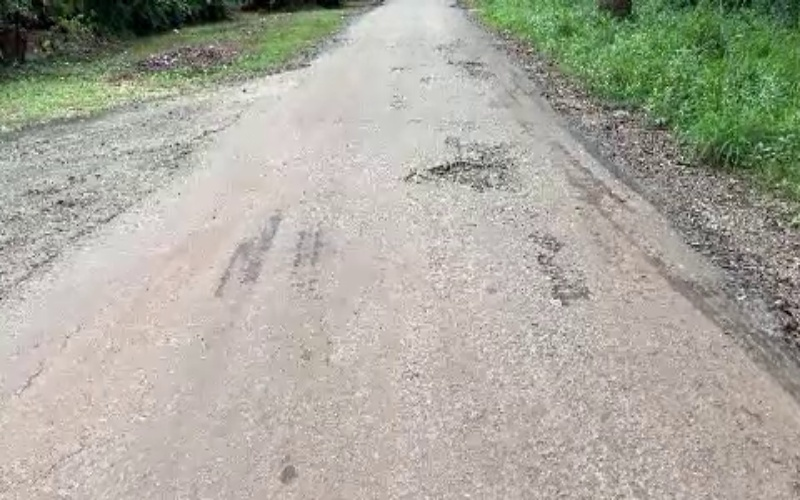
#> input picture Segmentation/original/original_1.jpg, 800 x 500 px, given in place of vdo1.mp4, which was not available
$ jupyter execute --allow-errors 'Illumination & Contrast Enhancement.ipynb'
#> lines starting #> are read from the running program, lines starting #| are printed output that depends on the picture; long printed decimals are rounded; pictures that were not available may be replaced by others from this repository, and a replacement may not be noted
#> further down, frame is the input picture: shape (500, 800, 3); mean B, G, R 157.9, 169.4, 170.5
[cell 1]
#Import Libraries
import cv2
import os
import numpy as np
import random
import matplotlib.pyplot as plt

[cell 2]
#Get Total Frames
video_path = "vdo1.mp4"
cap = cv2.VideoCapture(video_path)

total_frames = int(cap.get(cv2.CAP_PROP_FRAME_COUNT))
print("Total Frames:", total_frames)

cap.release()

#> (a cell that did not finish here is left out)

[cell 4]
#Extract Those 30 Frames
output_folder = "random_30_frames"

if not os.path.exists(output_folder):
    os.makedirs(output_folder)

cap = cv2.VideoCapture(video_path)

current_frame = 0
saved_count = 0

#> (the rest of this cell did not finish here and is left out)

[cell 5]
# [4 lines of commented-out code are left out]

[cell 6]
path = "random_30_frames/frame_0.jpg"

img = cv2.imread(path)
gray = cv2.cvtColor(img, cv2.COLOR_BGR2GRAY)
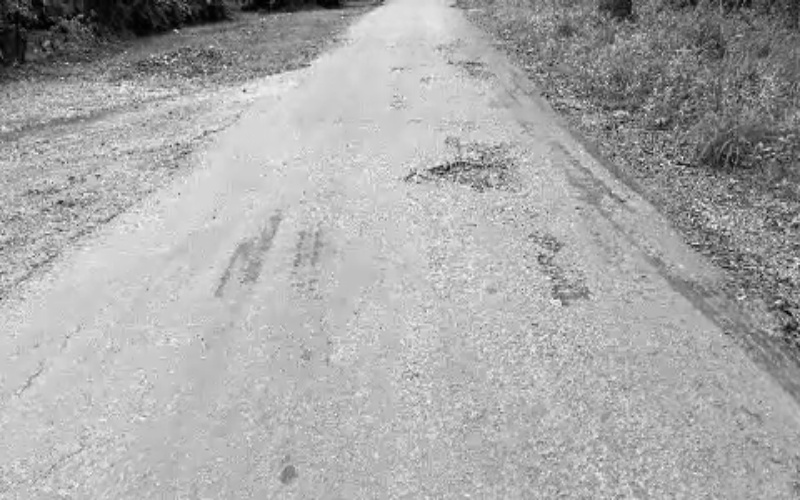
#> gray: shape (500, 800); min 0, max 250, mean 168.5

[cell 7]
#Method 1 – Contrast Stretching
min_val = np.min(gray)
#> min_val = 0
max_val = np.max(gray)
#> max_val = 250

stretched = ((gray - min_val) / (max_val - min_val)) * 255
stretched = stretched.astype(np.uint8)

[cell 8]
#Method 2 – CLAHE
clahe = cv2.createCLAHE(2.0, (8,8))
enhanced = clahe.apply(gray)
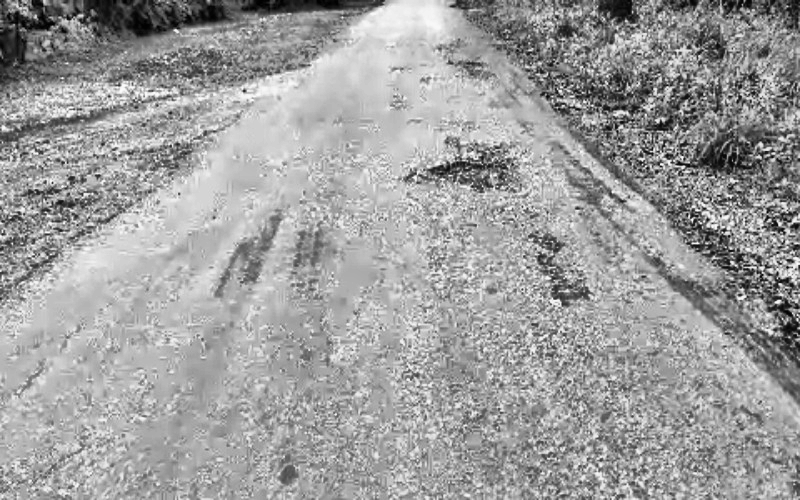
#> enhanced: shape (500, 800); min 0, max 253, mean 158

[cell 9]
plt.figure(figsize=(15,5))

plt.subplot(1,3,1)
plt.imshow(gray, cmap='gray')
plt.title("Original")
plt.axis("off")

plt.subplot(1,3,2)
plt.imshow(stretched, cmap='gray')
plt.title("Contrast Stretch")
plt.axis("off")

plt.subplot(1,3,3)
plt.imshow(enhanced, cmap='gray')
plt.title("CLAHE")
plt.axis("off")

plt.show()
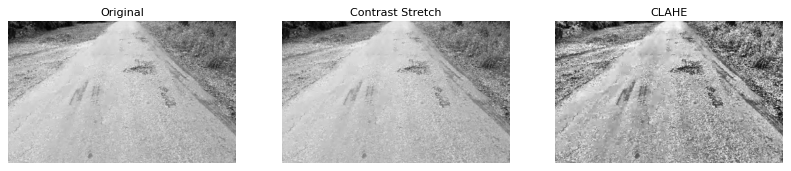
#> figure drawn by matplotlib, 3 panels

[cell 10]
plt.figure(figsize=(15,5))

plt.subplot(1,3,1)
plt.hist(gray.ravel(), 256, [0,256])
plt.title("Histogram - Original")

plt.subplot(1,3,2)
plt.hist(stretched.ravel(), 256, [0,256])
plt.title("Histogram - Contrast Stretch")

plt.subplot(1,3,3)
plt.hist(enhanced.ravel(), 256, [0,256])
plt.title("Histogram - CLAHE")

plt.show()
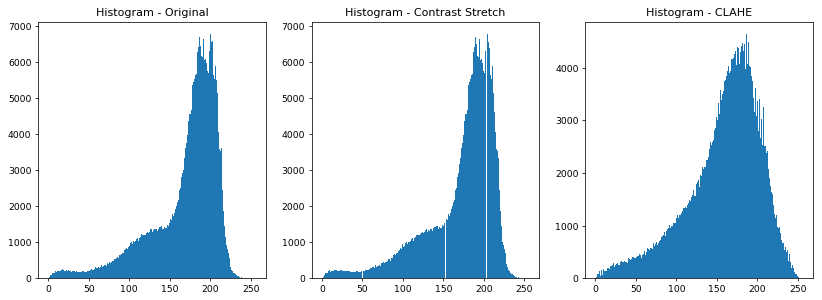
#> figure drawn by matplotlib, 3 panels; panel 1: tallest bar 6791 high, from x = 200 to 201; panel 2: tallest bar 6791 high, from x = 204 to 205; panel 3: tallest bar 4642 high, from x = 186 to 187

[cell 11]
def calculate_entropy(image):
    histogram, _ = np.histogram(image.flatten(), bins=256, range=(0,256))
#> histogram = 256 values, max 6791 at index 200, min 0 at index 249, mean 1562.5
    histogram = histogram / histogram.sum()
#> histogram = 256 values, max 0.017 at index 200, min 0 at index 249, mean 0.00391
    histogram = histogram[histogram > 0]
#> histogram = 250 values, max 0.017 at index 200, min 2.5e-06 at index 248, mean 0.004
    return -np.sum(histogram * np.log2(histogram))

entropy_original = calculate_entropy(gray)
#> entropy_original = 7.05
entropy_stretch = calculate_entropy(stretched)
#> entropy_stretch = 7.05
entropy_clahe = calculate_entropy(enhanced)
#> entropy_clahe = 7.42

print("Entropy Comparison")
print("Original:", entropy_original)
#| Original: 7.046
print("Contrast Stretch:", entropy_stretch)
#| Contrast Stretch: 7.046
print("CLAHE:", entropy_clahe)
#| CLAHE: 7.424
